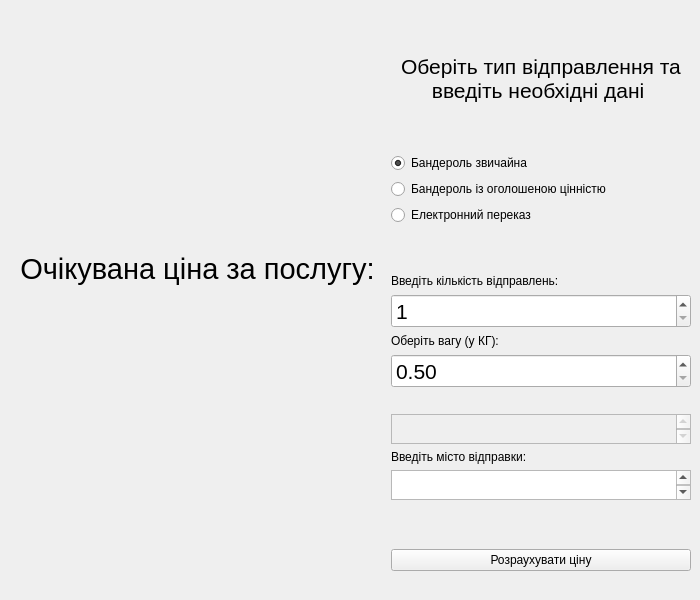
<?xml version="1.0" encoding="UTF-8"?>
<ui version="4.0">
 <class>MainWindow</class>
 <widget class="QMainWindow" name="MainWindow">
  <property name="geometry">
   <rect>
    <x>0</x>
    <y>0</y>
    <width>700</width>
    <height>600</height>
   </rect>
  </property>
  <property name="maximumSize">
   <size>
    <width>700</width>
    <height>600</height>
   </size>
  </property>
  <property name="windowTitle">
   <string>Суперпошта</string>
  </property>
  <widget class="QWidget" name="centralwidget">
   <widget class="QWidget" name="horizontalLayoutWidget">
    <property name="geometry">
     <rect>
      <x>10</x>
      <y>10</y>
      <width>681</width>
      <height>561</height>
     </rect>
    </property>
    <layout class="QHBoxLayout" name="horizontalLayout">
     <property name="leftMargin">
      <number>0</number>
     </property>
     <item>
      <layout class="QVBoxLayout" name="verticalLayout">
       <item>
        <spacer name="verticalSpacer_5">
         <property name="orientation">
          <enum>Qt::Vertical</enum>
         </property>
         <property name="sizeType">
          <enum>QSizePolicy::Fixed</enum>
         </property>
         <property name="sizeHint" stdset="0">
          <size>
           <width>20</width>
           <height>40</height>
          </size>
         </property>
        </spacer>
       </item>
       <item>
        <widget class="QLabel" name="label">
         <property name="maximumSize">
          <size>
           <width>16777215</width>
           <height>150</height>
          </size>
         </property>
         <property name="font">
          <font>
           <pointsize>8</pointsize>
          </font>
         </property>
         <property name="text">
          <string/>
         </property>
         <property name="alignment">
          <set>Qt::AlignCenter</set>
         </property>
        </widget>
       </item>
       <item>
        <widget class="QLabel" name="label_3">
         <property name="minimumSize">
          <size>
           <width>300</width>
           <height>0</height>
          </size>
         </property>
         <property name="maximumSize">
          <size>
           <width>16777215</width>
           <height>80</height>
          </size>
         </property>
         <property name="font">
          <font>
           <pointsize>22</pointsize>
          </font>
         </property>
         <property name="text">
          <string>Очікувана ціна за послугу:</string>
         </property>
         <property name="alignment">
          <set>Qt::AlignBottom|Qt::AlignHCenter</set>
         </property>
        </widget>
       </item>
       <item>
        <widget class="QLabel" name="labelPrice">
         <property name="minimumSize">
          <size>
           <width>300</width>
           <height>0</height>
          </size>
         </property>
         <property name="font">
          <font>
           <pointsize>44</pointsize>
          </font>
         </property>
         <property name="text">
          <string/>
         </property>
         <property name="alignment">
          <set>Qt::AlignCenter</set>
         </property>
        </widget>
       </item>
       <item>
        <widget class="QLabel" name="labelClass">
         <property name="minimumSize">
          <size>
           <width>300</width>
           <height>0</height>
          </size>
         </property>
         <property name="maximumSize">
          <size>
           <width>16777215</width>
           <height>50</height>
          </size>
         </property>
         <property name="font">
          <font>
           <pointsize>22</pointsize>
          </font>
         </property>
         <property name="text">
          <string/>
         </property>
         <property name="alignment">
          <set>Qt::AlignCenter</set>
         </property>
        </widget>
       </item>
      </layout>
     </item>
     <item>
      <layout class="QVBoxLayout" name="verticalLayout_2">
       <item>
        <spacer name="verticalSpacer_4">
         <property name="orientation">
          <enum>Qt::Vertical</enum>
         </property>
         <property name="sizeHint" stdset="0">
          <size>
           <width>20</width>
           <height>40</height>
          </size>
         </property>
        </spacer>
       </item>
       <item>
        <widget class="QLabel" name="label_4">
         <property name="minimumSize">
          <size>
           <width>300</width>
           <height>50</height>
          </size>
         </property>
         <property name="font">
          <font>
           <pointsize>16</pointsize>
          </font>
         </property>
         <property name="text">
          <string>Оберіть тип відправлення та введіть необхідні дані </string>
         </property>
         <property name="alignment">
          <set>Qt::AlignCenter</set>
         </property>
         <property name="wordWrap">
          <bool>true</bool>
         </property>
         <property name="margin">
          <number>10</number>
         </property>
        </widget>
       </item>
       <item>
        <spacer name="verticalSpacer_3">
         <property name="orientation">
          <enum>Qt::Vertical</enum>
         </property>
         <property name="sizeHint" stdset="0">
          <size>
           <width>20</width>
           <height>40</height>
          </size>
         </property>
        </spacer>
       </item>
       <item>
        <widget class="QRadioButton" name="radioBanderol">
         <property name="maximumSize">
          <size>
           <width>300</width>
           <height>16777215</height>
          </size>
         </property>
         <property name="text">
          <string>Бандероль звичайна</string>
         </property>
         <property name="checked">
          <bool>true</bool>
         </property>
        </widget>
       </item>
       <item>
        <widget class="QRadioButton" name="radioPricy">
         <property name="maximumSize">
          <size>
           <width>300</width>
           <height>16777215</height>
          </size>
         </property>
         <property name="text">
          <string>Бандероль із оголошеною цінністю</string>
         </property>
        </widget>
       </item>
       <item>
        <widget class="QRadioButton" name="radioOnline">
         <property name="maximumSize">
          <size>
           <width>300</width>
           <height>16777215</height>
          </size>
         </property>
         <property name="text">
          <string>Електронний переказ</string>
         </property>
        </widget>
       </item>
       <item>
        <spacer name="verticalSpacer">
         <property name="orientation">
          <enum>Qt::Vertical</enum>
         </property>
         <property name="sizeHint" stdset="0">
          <size>
           <width>20</width>
           <height>40</height>
          </size>
         </property>
        </spacer>
       </item>
       <item>
        <widget class="QLabel" name="labelQuantity">
         <property name="maximumSize">
          <size>
           <width>300</width>
           <height>50</height>
          </size>
         </property>
         <property name="text">
          <string>Введіть кількість відправлень:</string>
         </property>
        </widget>
       </item>
       <item>
        <widget class="QSpinBox" name="spinBox">
         <property name="minimumSize">
          <size>
           <width>0</width>
           <height>25</height>
          </size>
         </property>
         <property name="font">
          <font>
           <pointsize>16</pointsize>
          </font>
         </property>
         <property name="minimum">
          <number>1</number>
         </property>
        </widget>
       </item>
       <item>
        <widget class="QLabel" name="labelWeight">
         <property name="maximumSize">
          <size>
           <width>300</width>
           <height>50</height>
          </size>
         </property>
         <property name="text">
          <string>Оберіть вагу (у КГ):</string>
         </property>
        </widget>
       </item>
       <item>
        <widget class="QDoubleSpinBox" name="doubleSpinBox">
         <property name="minimumSize">
          <size>
           <width>0</width>
           <height>25</height>
          </size>
         </property>
         <property name="font">
          <font>
           <pointsize>16</pointsize>
          </font>
         </property>
         <property name="minimum">
          <double>0.500000000000000</double>
         </property>
         <property name="maximum">
          <double>15.000000000000000</double>
         </property>
         <property name="singleStep">
          <double>0.250000000000000</double>
         </property>
        </widget>
       </item>
       <item>
        <widget class="QLabel" name="labelValue">
         <property name="maximumSize">
          <size>
           <width>300</width>
           <height>50</height>
          </size>
         </property>
         <property name="text">
          <string/>
         </property>
        </widget>
       </item>
       <item>
        <widget class="QTextEdit" name="textEditPrice">
         <property name="enabled">
          <bool>false</bool>
         </property>
         <property name="maximumSize">
          <size>
           <width>300</width>
           <height>30</height>
          </size>
         </property>
         <property name="font">
          <font>
           <pointsize>16</pointsize>
          </font>
         </property>
        </widget>
       </item>
       <item>
        <widget class="QLabel" name="labelCity">
         <property name="maximumSize">
          <size>
           <width>300</width>
           <height>50</height>
          </size>
         </property>
         <property name="text">
          <string>Введіть місто відправки:</string>
         </property>
        </widget>
       </item>
       <item>
        <widget class="QTextEdit" name="textEditCity">
         <property name="enabled">
          <bool>true</bool>
         </property>
         <property name="maximumSize">
          <size>
           <width>300</width>
           <height>30</height>
          </size>
         </property>
         <property name="font">
          <font>
           <pointsize>16</pointsize>
          </font>
         </property>
        </widget>
       </item>
       <item>
        <spacer name="verticalSpacer_2">
         <property name="orientation">
          <enum>Qt::Vertical</enum>
         </property>
         <property name="sizeHint" stdset="0">
          <size>
           <width>20</width>
           <height>40</height>
          </size>
         </property>
        </spacer>
       </item>
       <item>
        <widget class="QPushButton" name="pushButton">
         <property name="text">
          <string>Розраухувати ціну</string>
         </property>
        </widget>
       </item>
      </layout>
     </item>
    </layout>
   </widget>
  </widget>
  <widget class="QMenuBar" name="menubar">
   <property name="geometry">
    <rect>
     <x>0</x>
     <y>0</y>
     <width>700</width>
     <height>21</height>
    </rect>
   </property>
  </widget>
 </widget>
 <resources/>
 <connections/>
</ui>
